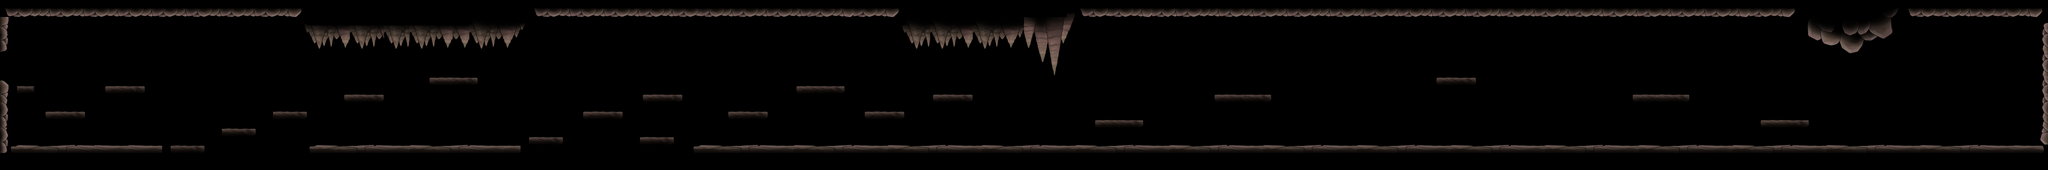

Tiled map render using the project's own tile images. Description and the map definition, with tile-layer contents summarised, below:
An orthogonal 240x20 tile map with 64x64 px tiles, 1 tile layer (Struttura), 6 tilesets and 86 objects (73x solido, 5x Crawlid, 4x Tiktik, 2x Vengefly, start, ...).

<map version="1.10" tiledversion="1.12.1" orientation="orthogonal" renderorder="right-down" width="240" height="20" tilewidth="64" tileheight="64" infinite="0" nextlayerid="4" nextobjectid="106">
 <tileset firstgid="1" name="Cave_Floor" tilewidth="64" tileheight="64" tilecount="1024" columns="32">
  <image source="Cave_-_Floor.png" width="2048" height="2048" />
 </tileset>
 <tileset firstgid="1025" name="Cave_Platforms" tilewidth="64" tileheight="64" tilecount="256" columns="16">
  <image source="Cave_-_Platforms.png" width="1024" height="1024" />
 </tileset>
 <tileset firstgid="1281" name="Cave_RockCombinations" tilewidth="64" tileheight="64" tilecount="1024" columns="32">
  <image source="Cave_-_RockCombinations1.png" width="2048" height="2048" />
 </tileset>
 <tileset firstgid="2305" name="Cave_SmallRocks" tilewidth="64" tileheight="64" tilecount="1024" columns="32">
  <image source="Cave_-_SmallRocks.png" width="2048" height="2048" />
 </tileset>
 <tileset firstgid="3329" name="Cave_BigRocks" tilewidth="64" tileheight="64" tilecount="512" columns="32">
  <image source="Cave_-_BigRocks1.png" width="2048" height="1024" />
 </tileset>
 <tileset firstgid="3841" name="Square_Black" tilewidth="64" tileheight="64" tilecount="64" columns="8">
  <image source="Square_-_Black.jpg" width="512" height="512" />
 </tileset>
 <layer id="1" name="Struttura" width="240" height="20">
  <data>[4800 cells, 1567 non-empty, 229 distinct tile ids]</data>
 </layer>
 <objectgroup id="2" name="Oggetti">
  <object id="1" name="solido" x="0" y="0" width="15360" height="64">
   <properties>
    <property name="name" value="solido" />
   </properties>
  </object>
  <object id="2" name="solido" x="0" y="64" width="64" height="64">
   <properties>
    <property name="name" value="solido" />
   </properties>
  </object>
  <object id="3" name="solido" x="64" y="64" width="8009.33" height="64">
   <properties>
    <property name="name" value="solido" />
   </properties>
  </object>
  <object id="7" name="solido" x="8098.67" y="64" width="7197.33" height="64">
   <properties>
    <property name="name" value="solido" />
   </properties>
  </object>
  <object id="8" name="solido" x="15296" y="64" width="64" height="64">
   <properties>
    <property name="name" value="solido" />
   </properties>
  </object>
  <object id="9" name="solido" x="0" y="128" width="64" height="64">
   <properties>
    <property name="name" value="solido" />
   </properties>
  </object>
  <object id="10" name="solido" x="2304" y="128" width="1600" height="64">
   <properties>
    <property name="name" value="solido" />
   </properties>
  </object>
  <object id="11" name="solido" x="6749.33" y="128" width="1310.67" height="64">
   <properties>
    <property name="name" value="solido" />
   </properties>
  </object>
  <object id="13" name="solido" x="15296" y="128" width="64" height="64">
   <properties>
    <property name="name" value="solido" />
   </properties>
  </object>
  <object id="14" name="solido" x="0" y="192" width="64" height="64">
   <properties>
    <property name="name" value="solido" />
   </properties>
  </object>
  <object id="15" name="solido" x="2304" y="192" width="1600" height="64">
   <properties>
    <property name="name" value="solido" />
   </properties>
  </object>
  <object id="16" name="solido" x="6756" y="192" width="1283.33" height="64">
   <properties>
    <property name="name" value="solido" />
   </properties>
  </object>
  <object id="18" name="solido" x="15296" y="192" width="64" height="64">
   <properties>
    <property name="name" value="solido" />
   </properties>
  </object>
  <object id="19" name="solido" x="0" y="256" width="64" height="64">
   <properties>
    <property name="name" value="solido" />
   </properties>
  </object>
  <object id="20" name="solido" x="2304" y="256" width="1600" height="64">
   <properties>
    <property name="name" value="solido" />
   </properties>
  </object>
  <object id="21" name="solido" x="6784" y="256" width="972" height="117.333">
   <properties>
    <property name="name" value="solido" />
   </properties>
  </object>
  <object id="23" name="solido" x="7756" y="256" width="258.667" height="64">
   <properties>
    <property name="name" value="solido" />
   </properties>
  </object>
  <object id="24" name="solido" x="15296" y="256" width="64" height="64">
   <properties>
    <property name="name" value="solido" />
   </properties>
  </object>
  <object id="25" name="solido" x="0" y="320" width="64" height="80">
   <properties>
    <property name="name" value="solido" />
   </properties>
  </object>
  <object id="26" name="solido" x="2304" y="320" width="1600" height="64">
   <properties>
    <property name="name" value="solido" />
   </properties>
  </object>
  <object id="28" name="solido" x="7756" y="320" width="232" height="64">
   <properties>
    <property name="name" value="solido" />
   </properties>
  </object>
  <object id="29" name="solido" x="15296" y="320" width="64" height="85">
   <properties>
    <property name="name" value="solido" />
   </properties>
  </object>
  <object id="32" name="solido" x="7786" y="384" width="167.333" height="64">
   <properties>
    <property name="name" value="solido" />
   </properties>
  </object>
  <object id="36" name="solido" x="7804.67" y="448" width="134.667" height="124.667">
   <properties>
    <property name="name" value="solido" />
   </properties>
  </object>
  <object id="41" name="solido" x="3200" y="576" width="384" height="64">
   <properties>
    <property name="name" value="solido" />
   </properties>
  </object>
  <object id="42" name="solido" x="10752" y="576" width="320" height="64">
   <properties>
    <property name="name" value="solido" />
   </properties>
  </object>
  <object id="44" name="solido" x="0" y="601.333" width="64" height="102.667">
   <properties>
    <property name="name" value="solido" />
   </properties>
  </object>
  <object id="45" name="solido" x="768" y="640" width="320" height="64">
   <properties>
    <property name="name" value="solido" />
   </properties>
  </object>
  <object id="46" name="solido" x="5952" y="640" width="384" height="64">
   <properties>
    <property name="name" value="solido" />
   </properties>
  </object>
  <object id="47" name="solido" x="15296" y="613" width="64" height="91">
   <properties>
    <property name="name" value="solido" />
   </properties>
  </object>
  <object id="48" name="solido" x="0" y="704" width="64" height="64">
   <properties>
    <property name="name" value="solido" />
   </properties>
  </object>
  <object id="49" name="solido" x="2560" y="704" width="320" height="64">
   <properties>
    <property name="name" value="solido" />
   </properties>
  </object>
  <object id="50" name="solido" x="4800" y="704" width="320" height="64">
   <properties>
    <property name="name" value="solido" />
   </properties>
  </object>
  <object id="51" name="solido" x="6976" y="704" width="320" height="64">
   <properties>
    <property name="name" value="solido" />
   </properties>
  </object>
  <object id="52" name="solido" x="9088" y="704" width="448" height="64">
   <properties>
    <property name="name" value="solido" />
   </properties>
  </object>
  <object id="53" name="solido" x="12224" y="704" width="448" height="64">
   <properties>
    <property name="name" value="solido" />
   </properties>
  </object>
  <object id="54" name="solido" x="15296" y="704" width="64" height="64">
   <properties>
    <property name="name" value="solido" />
   </properties>
  </object>
  <object id="55" name="solido" x="0" y="768" width="64" height="64">
   <properties>
    <property name="name" value="solido" />
   </properties>
  </object>
  <object id="56" name="solido" x="15296" y="768" width="64" height="64">
   <properties>
    <property name="name" value="solido" />
   </properties>
  </object>
  </objectgroup>
</map>
<!-- 47 of 86 objects omitted -->
